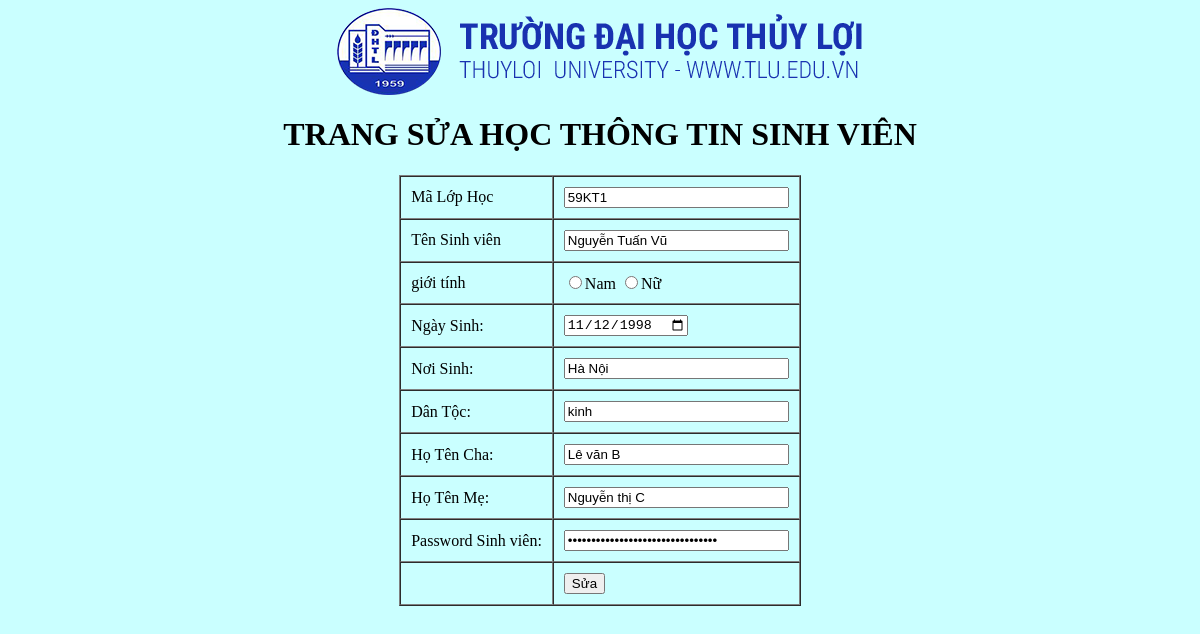
The app's page /admin/sinhvien/sua_sv.php?cmasv=4, older data.
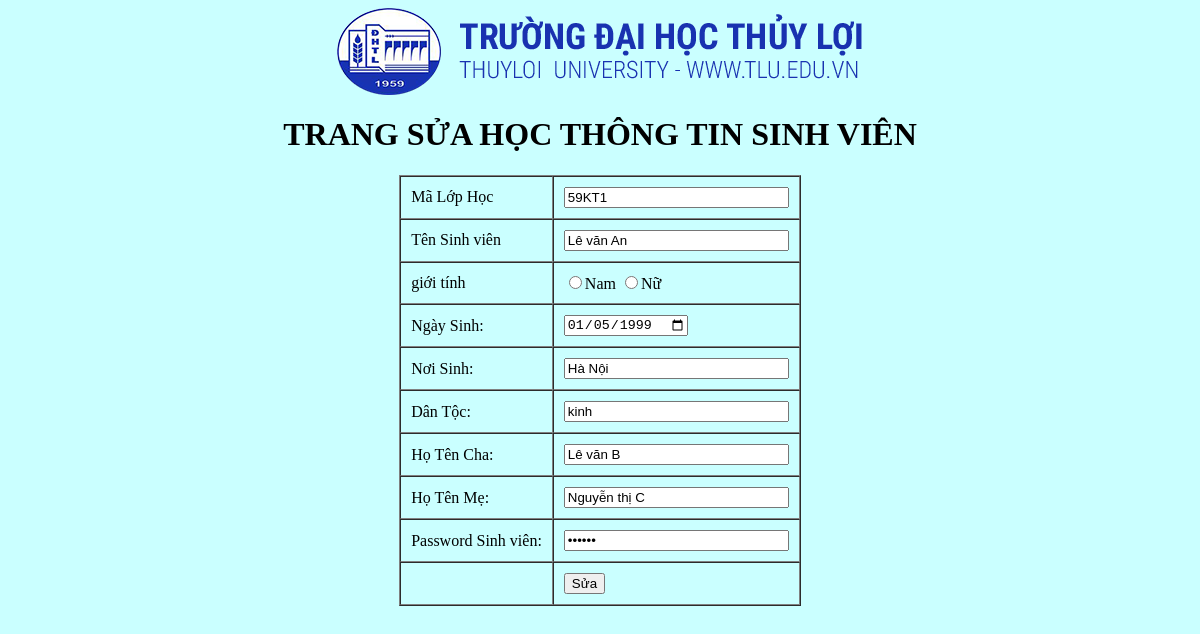
The same page, newer data.
### tables this page shows
CREATE TABLE `sinhvien` (
  `Masv` int(6) NOT NULL,
  `MaLopHoc` varchar(10) NOT NULL,
  `Makhoa` varchar(10) DEFAULT NULL,
  `Tensv` varchar(50) NOT NULL,
  `GioiTinh` varchar(5) NOT NULL,
  `NgaySinh` date NOT NULL,
  `noisinh` varchar(50) NOT NULL,
  `dantoc` varchar(10) NOT NULL,
  `hotencha` varchar(10) NOT NULL,
  `hotenme` varchar(50) NOT NULL,
  `passwordsv` varchar(50) NOT NULL
);

### classes/sinhvien.class.php (called while the page is built, shortened)
<?php
class sinhvien extends DB
{
    function selectsv($id)
    {
        $con=$this->connect();
        $mysql="select * from sinhvien where Masv={$id}";
        $query=mysqli_query($con,$mysql);
        $result=array();
        if(mysqli_num_rows($query)>0)
        {
            $row=mysqli_fetch_assoc($query);
            $result=$row;
        }
        return $result;
    }
}

### admin/sinhvien/sua_sv.php (the view, shortened to what this page needs)
<?php
require "../../classes/sinhvien.class.php";
$con=new sinhvien();
$masv=$_GET['cmasv'];
$row=$con->selectsv($masv);
?>
<center><img src="../../giaodien/img/logo.png"></center>
<body bgcolor="#CAFFFF">
<h1 style="text-align: center">TRANG SỬA HỌC THÔNG TIN SINH VIÊN</h1>
<table align="center" border="1" cellspacing="0" cellpadding="10">
<form action="sua_sv.php?cmasv=<?php echo $row['Masv']; ?>" method="post">
	<tr>
		<td>Mã Lớp Học</td>
			<td><input type="text" name="txtmalop" size="25" value="<?php echo $row['MaLopHoc']; ?>" /></td>
		</tr>
		<tr>
		<td>Tên Sinh viên</td>
			<td><input type="text" name="txtten" size="25" value="<?php echo $row['Tensv']; ?>" /></td>
		</tr>
		<tr>
			<td>giới tính</td>
			<td><input type="radio" name="txtgt" value="Nam" value="<?php echo $row['GioiTinh']; ?>">Nam
			    <input type="radio" name="txtgt" value="Nữ" value="<?php echo $row['GioiTinh']; ?>">Nữ
			</td>
		</tr>
		<tr>
			<td>Ngày Sinh:</td>
			<td><input type="date" name="txtns" size="25" value="<?php echo $row['NgaySinh']; ?>" /> </td>
		</tr>
		<tr>
			<td>Nơi Sinh:</td>
			<td><input type="text" name="txtnois" size="25" value="<?php echo $row['noisinh']; ?>"/> </td>
		</tr>
		<tr>
			<td>Dân Tộc:</td>
			<td><input type="text" name="txtdantoc" size="25" value="<?php echo $row['dantoc']; ?>"/> </td>
		</tr>
		<tr>
			<td>Họ Tên Cha:</td>
			<td><input type="text" name="txtcha" size="25" value="<?php echo $row['hotencha']; ?>"/> </td>
		</tr>
		<tr>
			<td>Họ Tên Mẹ:</td>
			<td><input type="text" name="txtme" size="25" value="<?php echo $row['hotenme']; ?>"/> </td>
		</tr>
<tr>
			<td>Password Sinh viên:</td>
			<td><input type="password" name="txtpasssv" size="25" value="<?php echo $row['passwordsv']; ?>" /></td>
		</tr>
			<td> </td>
			<td>  <input type="submit" name="ok" value="Sửa" /><br/>
			</td>
</form>
</TABLE>
</body>

Row changes from the older to the newer data that the page shows:
changed sinhvien "59KT1": txtten "Nguyễn Tuấn Vũ" → "Lê văn An"; txtns "11/12/1998" → "01/05/1999"
